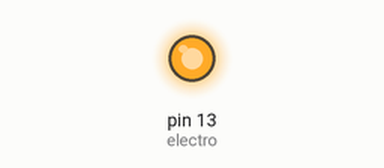
Recording of a sketch running on a simulated Arduino Uno, built with avr-gcc and run on an emulated ATmega328P. Shown: output pins drawn as LEDs (lit = HIGH).

Above: at 0.1 s.
At 10.1 s:
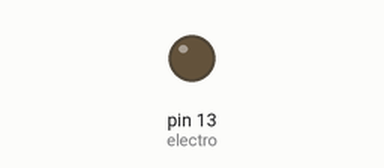
Timing chart, 0 to 11.6 s (numbered marks = the images above):
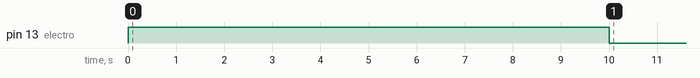

The sketch:

sketch_jul06c.ino
```cpp
int electro = 13;

void setup() {
  // put your setup code here, to run once:
  pinMode(electro, OUTPUT);
  Serial.begin(9600);
  digitalWrite(electro, HIGH);
  delay(10000);
  digitalWrite(electro, LOW);
}

void loop() {
  // put your main code here, to run repeatedly:

}
```
